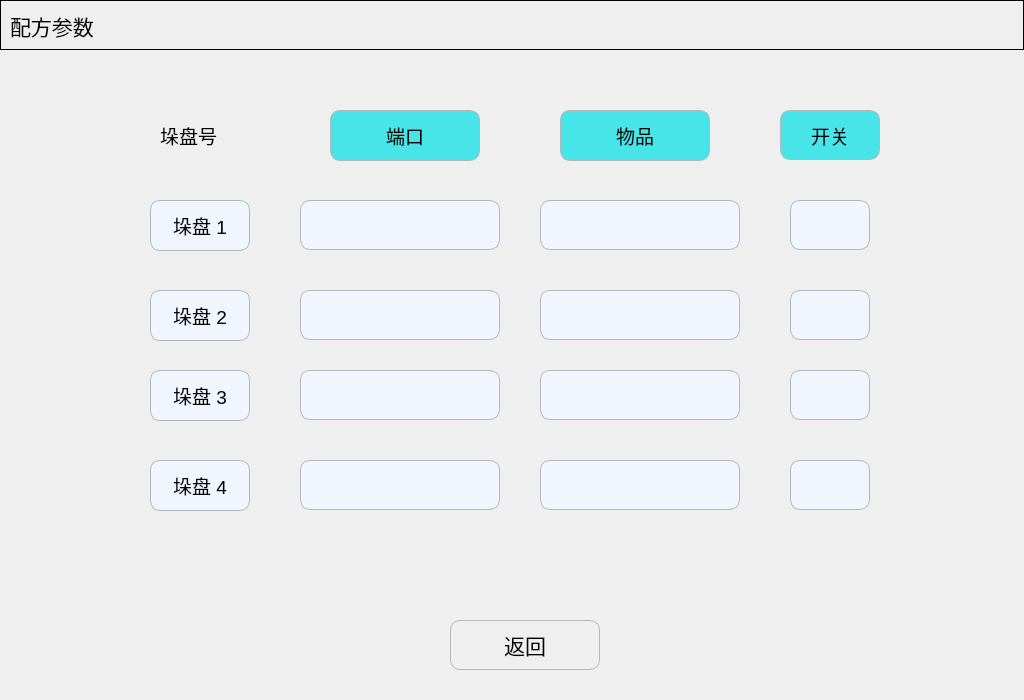
<?xml version="1.0" encoding="UTF-8"?>
<ui version="4.0">
 <class>Formula</class>
 <widget class="QWidget" name="Formula">
  <property name="geometry">
   <rect>
    <x>0</x>
    <y>0</y>
    <width>1024</width>
    <height>700</height>
   </rect>
  </property>
  <property name="minimumSize">
   <size>
    <width>1024</width>
    <height>700</height>
   </size>
  </property>
  <property name="maximumSize">
   <size>
    <width>1024</width>
    <height>700</height>
   </size>
  </property>
  <property name="windowTitle">
   <string>Form</string>
  </property>
  <widget class="QLabel" name="label_39">
   <property name="geometry">
    <rect>
     <x>150</x>
     <y>370</y>
     <width>100</width>
     <height>51</height>
    </rect>
   </property>
   <property name="minimumSize">
    <size>
     <width>100</width>
     <height>50</height>
    </size>
   </property>
   <property name="maximumSize">
    <size>
     <width>100</width>
     <height>80</height>
    </size>
   </property>
   <property name="font">
    <font>
     <pointsize>14</pointsize>
    </font>
   </property>
   <property name="styleSheet">
    <string notr="true">background-color:#F1F5FE;
border-style:solid; /*边框风格*/
border-width:1px;/*边框宽度*/
border-color:#B4B6BC; /*边框颜色*/
border-radius:10px; /*边框倒角*/</string>
   </property>
   <property name="text">
    <string>垛盘 3</string>
   </property>
   <property name="alignment">
    <set>Qt::AlignCenter</set>
   </property>
  </widget>
  <widget class="QGroupBox" name="groupBox_4">
   <property name="geometry">
    <rect>
     <x>0</x>
     <y>0</y>
     <width>1024</width>
     <height>50</height>
    </rect>
   </property>
   <property name="minimumSize">
    <size>
     <width>1024</width>
     <height>50</height>
    </size>
   </property>
   <property name="maximumSize">
    <size>
     <width>60</width>
     <height>50</height>
    </size>
   </property>
   <property name="styleSheet">
    <string notr="true">QGroupBox{
	border:  1px solid black;
}</string>
   </property>
   <property name="title">
    <string/>
   </property>
   <widget class="QLabel" name="label_11">
    <property name="geometry">
     <rect>
      <x>10</x>
      <y>10</y>
      <width>191</width>
      <height>31</height>
     </rect>
    </property>
    <property name="font">
     <font>
      <pointsize>16</pointsize>
     </font>
    </property>
    <property name="text">
     <string>配方参数</string>
    </property>
   </widget>
  </widget>
  <widget class="QLabel" name="label_37">
   <property name="geometry">
    <rect>
     <x>150</x>
     <y>200</y>
     <width>100</width>
     <height>51</height>
    </rect>
   </property>
   <property name="minimumSize">
    <size>
     <width>100</width>
     <height>50</height>
    </size>
   </property>
   <property name="maximumSize">
    <size>
     <width>100</width>
     <height>80</height>
    </size>
   </property>
   <property name="font">
    <font>
     <pointsize>14</pointsize>
    </font>
   </property>
   <property name="styleSheet">
    <string notr="true">background-color:#F1F5FE;
border-style:solid; /*边框风格*/
border-width:1px;/*边框宽度*/
border-color:#B4B6BC; /*边框颜色*/
border-radius:10px; /*边框倒角*/</string>
   </property>
   <property name="text">
    <string>垛盘 1</string>
   </property>
   <property name="alignment">
    <set>Qt::AlignCenter</set>
   </property>
  </widget>
  <widget class="QLabel" name="label_40">
   <property name="geometry">
    <rect>
     <x>150</x>
     <y>460</y>
     <width>100</width>
     <height>51</height>
    </rect>
   </property>
   <property name="minimumSize">
    <size>
     <width>100</width>
     <height>50</height>
    </size>
   </property>
   <property name="maximumSize">
    <size>
     <width>100</width>
     <height>80</height>
    </size>
   </property>
   <property name="font">
    <font>
     <pointsize>14</pointsize>
    </font>
   </property>
   <property name="styleSheet">
    <string notr="true">background-color:#F1F5FE;
border-style:solid; /*边框风格*/
border-width:1px;/*边框宽度*/
border-color:#B4B6BC; /*边框颜色*/
border-radius:10px; /*边框倒角*/</string>
   </property>
   <property name="text">
    <string>垛盘 4</string>
   </property>
   <property name="alignment">
    <set>Qt::AlignCenter</set>
   </property>
  </widget>
  <widget class="QLabel" name="label_22">
   <property name="geometry">
    <rect>
     <x>330</x>
     <y>110</y>
     <width>150</width>
     <height>51</height>
    </rect>
   </property>
   <property name="minimumSize">
    <size>
     <width>150</width>
     <height>50</height>
    </size>
   </property>
   <property name="maximumSize">
    <size>
     <width>150</width>
     <height>80</height>
    </size>
   </property>
   <property name="font">
    <font>
     <pointsize>14</pointsize>
    </font>
   </property>
   <property name="styleSheet">
    <string notr="true">background-color:#47E5E8;
border-style:solid; /*边框风格*/
border-width:1px;/*边框宽度*/
border-color:#B4B6BC; /*边框颜色*/
border-radius:10px; /*边框倒角*/</string>
   </property>
   <property name="text">
    <string>端口</string>
   </property>
   <property name="alignment">
    <set>Qt::AlignCenter</set>
   </property>
  </widget>
  <widget class="QLabel" name="label_23">
   <property name="geometry">
    <rect>
     <x>560</x>
     <y>110</y>
     <width>150</width>
     <height>51</height>
    </rect>
   </property>
   <property name="minimumSize">
    <size>
     <width>150</width>
     <height>50</height>
    </size>
   </property>
   <property name="maximumSize">
    <size>
     <width>150</width>
     <height>80</height>
    </size>
   </property>
   <property name="font">
    <font>
     <pointsize>14</pointsize>
    </font>
   </property>
   <property name="styleSheet">
    <string notr="true">background-color:#47E5E8;
border-style:solid; /*边框风格*/
border-width:1px;/*边框宽度*/
border-color:#B4B6BC; /*边框颜色*/
border-radius:10px; /*边框倒角*/</string>
   </property>
   <property name="text">
    <string>物品</string>
   </property>
   <property name="alignment">
    <set>Qt::AlignCenter</set>
   </property>
  </widget>
  <widget class="QLabel" name="label_38">
   <property name="geometry">
    <rect>
     <x>150</x>
     <y>290</y>
     <width>100</width>
     <height>51</height>
    </rect>
   </property>
   <property name="minimumSize">
    <size>
     <width>100</width>
     <height>50</height>
    </size>
   </property>
   <property name="maximumSize">
    <size>
     <width>100</width>
     <height>80</height>
    </size>
   </property>
   <property name="font">
    <font>
     <pointsize>14</pointsize>
    </font>
   </property>
   <property name="styleSheet">
    <string notr="true">background-color:#F1F5FE;
border-style:solid; /*边框风格*/
border-width:1px;/*边框宽度*/
border-color:#B4B6BC; /*边框颜色*/
border-radius:10px; /*边框倒角*/</string>
   </property>
   <property name="text">
    <string>垛盘 2</string>
   </property>
   <property name="alignment">
    <set>Qt::AlignCenter</set>
   </property>
  </widget>
  <widget class="QPushButton" name="Btn_back">
   <property name="geometry">
    <rect>
     <x>450</x>
     <y>620</y>
     <width>150</width>
     <height>50</height>
    </rect>
   </property>
   <property name="minimumSize">
    <size>
     <width>150</width>
     <height>50</height>
    </size>
   </property>
   <property name="maximumSize">
    <size>
     <width>150</width>
     <height>50</height>
    </size>
   </property>
   <property name="font">
    <font>
     <pointsize>16</pointsize>
    </font>
   </property>
   <property name="styleSheet">
    <string notr="true">QPushButton
{
    border-style:solid; /*边框风格*/
    border-width:1px;/*边框宽度*/
    border-color:#B4B6BC; /*边框颜色*/
    border-radius:10px; /*边框倒角*/
}
QPushButton:pressed
{
    border-style:outset; /*边框风格*/
    background-color:qlineargradient(x1: 0, y1: 0, x2: 0, y2: 1, stop:0 #00befa, stop: 1 #0160ea);/*背景色*/
    border-width:1px;/*边框宽度*/
    border-color:#0055ff; /*边框颜色*/
    border-radius:10px; /*边框倒角*/
}</string>
   </property>
   <property name="text">
    <string>返回</string>
   </property>
   <property name="icon">
    <iconset resource="../resource.qrc">
     <normaloff>:/SetPage/setpage_images/back.png</normaloff>:/SetPage/setpage_images/back.png</iconset>
   </property>
   <property name="iconSize">
    <size>
     <width>40</width>
     <height>40</height>
    </size>
   </property>
  </widget>
  <widget class="QLabel" name="label_12">
   <property name="geometry">
    <rect>
     <x>160</x>
     <y>120</y>
     <width>91</width>
     <height>31</height>
    </rect>
   </property>
   <property name="font">
    <font>
     <pointsize>14</pointsize>
    </font>
   </property>
   <property name="text">
    <string>垛盘号</string>
   </property>
  </widget>
  <widget class="QLabel" name="label_24">
   <property name="geometry">
    <rect>
     <x>780</x>
     <y>110</y>
     <width>100</width>
     <height>50</height>
    </rect>
   </property>
   <property name="minimumSize">
    <size>
     <width>100</width>
     <height>50</height>
    </size>
   </property>
   <property name="maximumSize">
    <size>
     <width>100</width>
     <height>50</height>
    </size>
   </property>
   <property name="font">
    <font>
     <pointsize>14</pointsize>
    </font>
   </property>
   <property name="styleSheet">
    <string notr="true">background-color:#47E5E8;
border-style:solid; /*边框风格*/
border-width:1px;/*边框宽度*/
border-color:#B4B6BC; /*边框颜色*/
border-radius:10px; /*边框倒角*/</string>
   </property>
   <property name="text">
    <string>开关</string>
   </property>
   <property name="alignment">
    <set>Qt::AlignCenter</set>
   </property>
  </widget>
  <widget class="QPushButton" name="Btn_port1">
   <property name="geometry">
    <rect>
     <x>300</x>
     <y>200</y>
     <width>200</width>
     <height>50</height>
    </rect>
   </property>
   <property name="minimumSize">
    <size>
     <width>200</width>
     <height>50</height>
    </size>
   </property>
   <property name="maximumSize">
    <size>
     <width>200</width>
     <height>50</height>
    </size>
   </property>
   <property name="font">
    <font>
     <pointsize>12</pointsize>
    </font>
   </property>
   <property name="styleSheet">
    <string notr="true">QPushButton
{
    background-color:#F1F5FE;
    border-style:solid; /*边框风格*/
    border-width:1px;/*边框宽度*/
    border-color:#B4B6BC; /*边框颜色*/
    border-radius:10px; /*边框倒角*/
}
QPushButton:pressed
{
    border-style:outset; /*边框风格*/
    background-color:qlineargradient(x1: 0, y1: 0, x2: 0, y2: 1, stop:0 #00befa, stop: 1 #0160ea);/*背景色*/
    border-width:1px;/*边框宽度*/
    border-color:#0055ff; /*边框颜色*/
    border-radius:10px; /*边框倒角*/
}</string>
   </property>
   <property name="text">
    <string/>
   </property>
   <property name="iconSize">
    <size>
     <width>40</width>
     <height>40</height>
    </size>
   </property>
  </widget>
  <widget class="QPushButton" name="Btn_port2">
   <property name="geometry">
    <rect>
     <x>300</x>
     <y>290</y>
     <width>200</width>
     <height>50</height>
    </rect>
   </property>
   <property name="minimumSize">
    <size>
     <width>200</width>
     <height>50</height>
    </size>
   </property>
   <property name="maximumSize">
    <size>
     <width>200</width>
     <height>50</height>
    </size>
   </property>
   <property name="font">
    <font>
     <pointsize>12</pointsize>
    </font>
   </property>
   <property name="styleSheet">
    <string notr="true">QPushButton
{
    background-color:#F1F5FE;
    border-style:solid; /*边框风格*/
    border-width:1px;/*边框宽度*/
    border-color:#B4B6BC; /*边框颜色*/
    border-radius:10px; /*边框倒角*/
}
QPushButton:pressed
{
    border-style:outset; /*边框风格*/
    background-color:qlineargradient(x1: 0, y1: 0, x2: 0, y2: 1, stop:0 #00befa, stop: 1 #0160ea);/*背景色*/
    border-width:1px;/*边框宽度*/
    border-color:#0055ff; /*边框颜色*/
    border-radius:10px; /*边框倒角*/
}</string>
   </property>
   <property name="text">
    <string/>
   </property>
   <property name="iconSize">
    <size>
     <width>40</width>
     <height>40</height>
    </size>
   </property>
  </widget>
  <widget class="QPushButton" name="Btn_port3">
   <property name="geometry">
    <rect>
     <x>300</x>
     <y>370</y>
     <width>200</width>
     <height>50</height>
    </rect>
   </property>
   <property name="minimumSize">
    <size>
     <width>200</width>
     <height>50</height>
    </size>
   </property>
   <property name="maximumSize">
    <size>
     <width>200</width>
     <height>50</height>
    </size>
   </property>
   <property name="font">
    <font>
     <pointsize>12</pointsize>
    </font>
   </property>
   <property name="styleSheet">
    <string notr="true">QPushButton
{
    background-color:#F1F5FE;
    border-style:solid; /*边框风格*/
    border-width:1px;/*边框宽度*/
    border-color:#B4B6BC; /*边框颜色*/
    border-radius:10px; /*边框倒角*/
}
QPushButton:pressed
{
    border-style:outset; /*边框风格*/
    background-color:qlineargradient(x1: 0, y1: 0, x2: 0, y2: 1, stop:0 #00befa, stop: 1 #0160ea);/*背景色*/
    border-width:1px;/*边框宽度*/
    border-color:#0055ff; /*边框颜色*/
    border-radius:10px; /*边框倒角*/
}</string>
   </property>
   <property name="text">
    <string/>
   </property>
   <property name="iconSize">
    <size>
     <width>40</width>
     <height>40</height>
    </size>
   </property>
  </widget>
  <widget class="QPushButton" name="Btn_port4">
   <property name="geometry">
    <rect>
     <x>300</x>
     <y>460</y>
     <width>200</width>
     <height>50</height>
    </rect>
   </property>
   <property name="minimumSize">
    <size>
     <width>200</width>
     <height>50</height>
    </size>
   </property>
   <property name="maximumSize">
    <size>
     <width>200</width>
     <height>50</height>
    </size>
   </property>
   <property name="font">
    <font>
     <pointsize>12</pointsize>
    </font>
   </property>
   <property name="styleSheet">
    <string notr="true">QPushButton
{
    background-color:#F1F5FE;
    border-style:solid; /*边框风格*/
    border-width:1px;/*边框宽度*/
    border-color:#B4B6BC; /*边框颜色*/
    border-radius:10px; /*边框倒角*/
}
QPushButton:pressed
{
    border-style:outset; /*边框风格*/
    background-color:qlineargradient(x1: 0, y1: 0, x2: 0, y2: 1, stop:0 #00befa, stop: 1 #0160ea);/*背景色*/
    border-width:1px;/*边框宽度*/
    border-color:#0055ff; /*边框颜色*/
    border-radius:10px; /*边框倒角*/
}</string>
   </property>
   <property name="text">
    <string/>
   </property>
   <property name="iconSize">
    <size>
     <width>40</width>
     <height>40</height>
    </size>
   </property>
  </widget>
  <widget class="QPushButton" name="Btn_item1">
   <property name="geometry">
    <rect>
     <x>540</x>
     <y>200</y>
     <width>200</width>
     <height>50</height>
    </rect>
   </property>
   <property name="minimumSize">
    <size>
     <width>200</width>
     <height>50</height>
    </size>
   </property>
   <property name="maximumSize">
    <size>
     <width>200</width>
     <height>50</height>
    </size>
   </property>
   <property name="font">
    <font>
     <pointsize>12</pointsize>
    </font>
   </property>
   <property name="styleSheet">
    <string notr="true">QPushButton
{
    background-color:#F1F5FE;
    border-style:solid; /*边框风格*/
    border-width:1px;/*边框宽度*/
    border-color:#B4B6BC; /*边框颜色*/
    border-radius:10px; /*边框倒角*/
}
QPushButton:pressed
{
    border-style:outset; /*边框风格*/
    background-color:qlineargradient(x1: 0, y1: 0, x2: 0, y2: 1, stop:0 #00befa, stop: 1 #0160ea);/*背景色*/
    border-width:1px;/*边框宽度*/
    border-color:#0055ff; /*边框颜色*/
    border-radius:10px; /*边框倒角*/
}</string>
   </property>
   <property name="text">
    <string/>
   </property>
   <property name="iconSize">
    <size>
     <width>40</width>
     <height>40</height>
    </size>
   </property>
  </widget>
  <widget class="QPushButton" name="Btn_item2">
   <property name="geometry">
    <rect>
     <x>540</x>
     <y>290</y>
     <width>200</width>
     <height>50</height>
    </rect>
   </property>
   <property name="minimumSize">
    <size>
     <width>200</width>
     <height>50</height>
    </size>
   </property>
   <property name="maximumSize">
    <size>
     <width>200</width>
     <height>50</height>
    </size>
   </property>
   <property name="font">
    <font>
     <pointsize>12</pointsize>
    </font>
   </property>
   <property name="styleSheet">
    <string notr="true">QPushButton
{
    background-color:#F1F5FE;
    border-style:solid; /*边框风格*/
    border-width:1px;/*边框宽度*/
    border-color:#B4B6BC; /*边框颜色*/
    border-radius:10px; /*边框倒角*/
}
QPushButton:pressed
{
    border-style:outset; /*边框风格*/
    background-color:qlineargradient(x1: 0, y1: 0, x2: 0, y2: 1, stop:0 #00befa, stop: 1 #0160ea);/*背景色*/
    border-width:1px;/*边框宽度*/
    border-color:#0055ff; /*边框颜色*/
    border-radius:10px; /*边框倒角*/
}</string>
   </property>
   <property name="text">
    <string/>
   </property>
   <property name="iconSize">
    <size>
     <width>40</width>
     <height>40</height>
    </size>
   </property>
  </widget>
  <widget class="QPushButton" name="Btn_item3">
   <property name="geometry">
    <rect>
     <x>540</x>
     <y>370</y>
     <width>200</width>
     <height>50</height>
    </rect>
   </property>
   <property name="minimumSize">
    <size>
     <width>200</width>
     <height>50</height>
    </size>
   </property>
   <property name="maximumSize">
    <size>
     <width>200</width>
     <height>50</height>
    </size>
   </property>
   <property name="font">
    <font>
     <pointsize>12</pointsize>
    </font>
   </property>
   <property name="styleSheet">
    <string notr="true">QPushButton
{
    background-color:#F1F5FE;
    border-style:solid; /*边框风格*/
    border-width:1px;/*边框宽度*/
    border-color:#B4B6BC; /*边框颜色*/
    border-radius:10px; /*边框倒角*/
}
QPushButton:pressed
{
    border-style:outset; /*边框风格*/
    background-color:qlineargradient(x1: 0, y1: 0, x2: 0, y2: 1, stop:0 #00befa, stop: 1 #0160ea);/*背景色*/
    border-width:1px;/*边框宽度*/
    border-color:#0055ff; /*边框颜色*/
    border-radius:10px; /*边框倒角*/
}</string>
   </property>
   <property name="text">
    <string/>
   </property>
   <property name="iconSize">
    <size>
     <width>40</width>
     <height>40</height>
    </size>
   </property>
  </widget>
  <widget class="QPushButton" name="Btn_item4">
   <property name="geometry">
    <rect>
     <x>540</x>
     <y>460</y>
     <width>200</width>
     <height>50</height>
    </rect>
   </property>
   <property name="minimumSize">
    <size>
     <width>200</width>
     <height>50</height>
    </size>
   </property>
   <property name="maximumSize">
    <size>
     <width>200</width>
     <height>50</height>
    </size>
   </property>
   <property name="font">
    <font>
     <pointsize>12</pointsize>
    </font>
   </property>
   <property name="styleSheet">
    <string notr="true">QPushButton
{
    background-color:#F1F5FE;
    border-style:solid; /*边框风格*/
    border-width:1px;/*边框宽度*/
    border-color:#B4B6BC; /*边框颜色*/
    border-radius:10px; /*边框倒角*/
}
QPushButton:pressed
{
    border-style:outset; /*边框风格*/
    background-color:qlineargradient(x1: 0, y1: 0, x2: 0, y2: 1, stop:0 #00befa, stop: 1 #0160ea);/*背景色*/
    border-width:1px;/*边框宽度*/
    border-color:#0055ff; /*边框颜色*/
    border-radius:10px; /*边框倒角*/
}</string>
   </property>
   <property name="text">
    <string/>
   </property>
   <property name="iconSize">
    <size>
     <width>40</width>
     <height>40</height>
    </size>
   </property>
  </widget>
  <widget class="QPushButton" name="Btn_OnOff1">
   <property name="geometry">
    <rect>
     <x>790</x>
     <y>200</y>
     <width>80</width>
     <height>50</height>
    </rect>
   </property>
   <property name="minimumSize">
    <size>
     <width>80</width>
     <height>50</height>
    </size>
   </property>
   <property name="maximumSize">
    <size>
     <width>80</width>
     <height>50</height>
    </size>
   </property>
   <property name="font">
    <font>
     <pointsize>12</pointsize>
    </font>
   </property>
   <property name="styleSheet">
    <string notr="true">QPushButton
{
    background-color:#F1F5FE;
    border-style:solid; /*边框风格*/
    border-width:1px;/*边框宽度*/
    border-color:#B4B6BC; /*边框颜色*/
    border-radius:10px; /*边框倒角*/
}
QPushButton:pressed
{
    border-style:outset; /*边框风格*/
    background-color:qlineargradient(x1: 0, y1: 0, x2: 0, y2: 1, stop:0 #00befa, stop: 1 #0160ea);/*背景色*/
    border-width:1px;/*边框宽度*/
    border-color:#0055ff; /*边框颜色*/
    border-radius:10px; /*边框倒角*/
}</string>
   </property>
   <property name="text">
    <string/>
   </property>
   <property name="iconSize">
    <size>
     <width>40</width>
     <height>40</height>
    </size>
   </property>
  </widget>
  <widget class="QPushButton" name="Btn_OnOff2">
   <property name="geometry">
    <rect>
     <x>790</x>
     <y>290</y>
     <width>80</width>
     <height>50</height>
    </rect>
   </property>
   <property name="minimumSize">
    <size>
     <width>80</width>
     <height>50</height>
    </size>
   </property>
   <property name="maximumSize">
    <size>
     <width>80</width>
     <height>50</height>
    </size>
   </property>
   <property name="font">
    <font>
     <pointsize>12</pointsize>
    </font>
   </property>
   <property name="styleSheet">
    <string notr="true">QPushButton
{
    background-color:#F1F5FE;
    border-style:solid; /*边框风格*/
    border-width:1px;/*边框宽度*/
    border-color:#B4B6BC; /*边框颜色*/
    border-radius:10px; /*边框倒角*/
}
QPushButton:pressed
{
    border-style:outset; /*边框风格*/
    background-color:qlineargradient(x1: 0, y1: 0, x2: 0, y2: 1, stop:0 #00befa, stop: 1 #0160ea);/*背景色*/
    border-width:1px;/*边框宽度*/
    border-color:#0055ff; /*边框颜色*/
    border-radius:10px; /*边框倒角*/
}</string>
   </property>
   <property name="text">
    <string/>
   </property>
   <property name="iconSize">
    <size>
     <width>40</width>
     <height>40</height>
    </size>
   </property>
  </widget>
  <widget class="QPushButton" name="Btn_OnOff3">
   <property name="geometry">
    <rect>
     <x>790</x>
     <y>370</y>
     <width>80</width>
     <height>50</height>
    </rect>
   </property>
   <property name="minimumSize">
    <size>
     <width>80</width>
     <height>50</height>
    </size>
   </property>
   <property name="maximumSize">
    <size>
     <width>80</width>
     <height>50</height>
    </size>
   </property>
   <property name="font">
    <font>
     <pointsize>12</pointsize>
    </font>
   </property>
   <property name="styleSheet">
    <string notr="true">QPushButton
{
    background-color:#F1F5FE;
    border-style:solid; /*边框风格*/
    border-width:1px;/*边框宽度*/
    border-color:#B4B6BC; /*边框颜色*/
    border-radius:10px; /*边框倒角*/
}
QPushButton:pressed
{
    border-style:outset; /*边框风格*/
    background-color:qlineargradient(x1: 0, y1: 0, x2: 0, y2: 1, stop:0 #00befa, stop: 1 #0160ea);/*背景色*/
    border-width:1px;/*边框宽度*/
    border-color:#0055ff; /*边框颜色*/
    border-radius:10px; /*边框倒角*/
}</string>
   </property>
   <property name="text">
    <string/>
   </property>
   <property name="iconSize">
    <size>
     <width>40</width>
     <height>40</height>
    </size>
   </property>
  </widget>
  <widget class="QPushButton" name="Btn_OnOff4">
   <property name="geometry">
    <rect>
     <x>790</x>
     <y>460</y>
     <width>80</width>
     <height>50</height>
    </rect>
   </property>
   <property name="minimumSize">
    <size>
     <width>80</width>
     <height>50</height>
    </size>
   </property>
   <property name="maximumSize">
    <size>
     <width>80</width>
     <height>50</height>
    </size>
   </property>
   <property name="font">
    <font>
     <pointsize>12</pointsize>
    </font>
   </property>
   <property name="styleSheet">
    <string notr="true">QPushButton
{
    background-color:#F1F5FE;
    border-style:solid; /*边框风格*/
    border-width:1px;/*边框宽度*/
    border-color:#B4B6BC; /*边框颜色*/
    border-radius:10px; /*边框倒角*/
}
QPushButton:pressed
{
    border-style:outset; /*边框风格*/
    background-color:qlineargradient(x1: 0, y1: 0, x2: 0, y2: 1, stop:0 #00befa, stop: 1 #0160ea);/*背景色*/
    border-width:1px;/*边框宽度*/
    border-color:#0055ff; /*边框颜色*/
    border-radius:10px; /*边框倒角*/
}</string>
   </property>
   <property name="text">
    <string/>
   </property>
   <property name="iconSize">
    <size>
     <width>40</width>
     <height>40</height>
    </size>
   </property>
  </widget>
 </widget>
 <resources>
  <include location="../resource.qrc"/>
 </resources>
 <connections/>
</ui>
